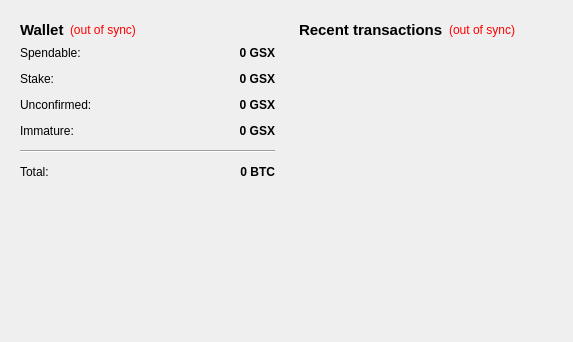
<?xml version="1.0" encoding="UTF-8"?>
<ui version="4.0">
 <class>OverviewPage</class>
 <widget class="QWidget" name="OverviewPage">
  <property name="geometry">
   <rect>
    <x>0</x>
    <y>0</y>
    <width>573</width>
    <height>342</height>
   </rect>
  </property>
  <property name="windowTitle">
   <string>Form</string>
  </property>
  <layout class="QHBoxLayout" name="horizontalLayout" stretch="1,1">
   <item>
    <layout class="QVBoxLayout" name="verticalLayout_2">
     <item>
      <widget class="QWidget" name="widget" native="true">
       <layout class="QVBoxLayout" name="verticalLayout_4">
        <item>
         <layout class="QHBoxLayout" name="horizontalLayout_4">
          <item>
           <widget class="QLabel" name="label_5">
            <property name="font">
             <font>
              <pointsize>11</pointsize>
              <weight>75</weight>
              <bold>true</bold>
             </font>
            </property>
            <property name="text">
             <string>Wallet</string>
            </property>
           </widget>
          </item>
          <item>
           <widget class="QLabel" name="labelWalletStatus">
            <property name="toolTip">
             <string>The displayed information may be out of date. Your wallet automatically synchronizes with the Glowshares network after a connection is established, but this process has not completed yet.</string>
            </property>
            <property name="styleSheet">
             <string notr="true">QLabel { color: red; }</string>
            </property>
            <property name="text">
             <string notr="true">(out of sync)</string>
            </property>
            <property name="alignment">
             <set>Qt::AlignLeading|Qt::AlignLeft|Qt::AlignVCenter</set>
            </property>
           </widget>
          </item>
          <item>
           <spacer name="horizontalSpacer_2">
            <property name="orientation">
             <enum>Qt::Horizontal</enum>
            </property>
            <property name="sizeHint" stdset="0">
             <size>
              <width>40</width>
              <height>20</height>
             </size>
            </property>
           </spacer>
          </item>
         </layout>
        </item>
        <item>
         <layout class="QFormLayout" name="formLayout_2">
          <property name="fieldGrowthPolicy">
           <enum>QFormLayout::AllNonFixedFieldsGrow</enum>
          </property>
          <property name="horizontalSpacing">
           <number>12</number>
          </property>
          <property name="verticalSpacing">
           <number>12</number>
          </property>
          <item row="0" column="0">
           <widget class="QLabel" name="label">
            <property name="text">
             <string>Spendable:</string>
            </property>
           </widget>
          </item>
          <item row="0" column="1">
           <widget class="QLabel" name="labelBalance">
            <property name="font">
             <font>
              <weight>75</weight>
              <bold>true</bold>
             </font>
            </property>
            <property name="cursor">
             <cursorShape>IBeamCursor</cursorShape>
            </property>
            <property name="toolTip">
             <string>Your current spendable balance</string>
            </property>
            <property name="text">
             <string notr="true">0 GSX</string>
            </property>
            <property name="alignment">
             <set>Qt::AlignRight|Qt::AlignTrailing|Qt::AlignVCenter</set>
            </property>
            <property name="textInteractionFlags">
             <set>Qt::LinksAccessibleByMouse|Qt::TextSelectableByKeyboard|Qt::TextSelectableByMouse</set>
            </property>
           </widget>
          </item>
          <item row="1" column="0">
           <widget class="QLabel" name="label_6">
            <property name="text">
             <string>Stake:</string>
            </property>
           </widget>
          </item>
          <item row="1" column="1">
           <widget class="QLabel" name="labelStake">
            <property name="font">
             <font>
              <weight>75</weight>
              <bold>true</bold>
             </font>
            </property>
            <property name="cursor">
             <cursorShape>IBeamCursor</cursorShape>
            </property>
            <property name="toolTip">
             <string>Total of coins that was staked, and do not yet count toward the current balance</string>
            </property>
            <property name="text">
             <string notr="true">0 GSX</string>
            </property>
            <property name="alignment">
             <set>Qt::AlignRight|Qt::AlignTrailing|Qt::AlignVCenter</set>
            </property>
            <property name="textInteractionFlags">
             <set>Qt::LinksAccessibleByMouse|Qt::TextSelectableByKeyboard|Qt::TextSelectableByMouse</set>
            </property>
           </widget>
          </item>
          <item row="2" column="0">
           <widget class="QLabel" name="label_3">
            <property name="text">
             <string>Unconfirmed:</string>
            </property>
           </widget>
          </item>
          <item row="2" column="1">
           <widget class="QLabel" name="labelUnconfirmed">
            <property name="font">
             <font>
              <weight>75</weight>
              <bold>true</bold>
             </font>
            </property>
            <property name="cursor">
             <cursorShape>IBeamCursor</cursorShape>
            </property>
            <property name="toolTip">
             <string>Total of transactions that have yet to be confirmed, and do not yet count toward the current balance</string>
            </property>
            <property name="text">
             <string notr="true">0 GSX</string>
            </property>
            <property name="alignment">
             <set>Qt::AlignRight|Qt::AlignTrailing|Qt::AlignVCenter</set>
            </property>
            <property name="textInteractionFlags">
             <set>Qt::LinksAccessibleByMouse|Qt::TextSelectableByKeyboard|Qt::TextSelectableByMouse</set>
            </property>
           </widget>
          </item>
          <item row="3" column="0">
           <widget class="QLabel" name="labelImmatureText">
            <property name="text">
             <string>Immature:</string>
            </property>
           </widget>
          </item>
          <item row="3" column="1">
           <widget class="QLabel" name="labelImmature">
            <property name="font">
             <font>
              <weight>75</weight>
              <bold>true</bold>
             </font>
            </property>
            <property name="toolTip">
             <string>Mined balance that has not yet matured</string>
            </property>
            <property name="text">
             <string notr="true">0 GSX</string>
            </property>
            <property name="alignment">
             <set>Qt::AlignRight|Qt::AlignTrailing|Qt::AlignVCenter</set>
            </property>
            <property name="textInteractionFlags">
             <set>Qt::LinksAccessibleByMouse|Qt::TextSelectableByKeyboard|Qt::TextSelectableByMouse</set>
            </property>
           </widget>
          </item>
          <item row="4" column="0" colspan="2">
           <widget class="Line" name="line">
            <property name="orientation">
             <enum>Qt::Horizontal</enum>
            </property>
           </widget>
          </item>
          <item row="5" column="0">
           <widget class="QLabel" name="labelTotalText">
            <property name="text">
             <string>Total:</string>
            </property>
           </widget>
          </item>
          <item row="5" column="1">
           <widget class="QLabel" name="labelTotal">
            <property name="font">
             <font>
              <weight>75</weight>
              <bold>true</bold>
             </font>
            </property>
            <property name="cursor">
             <cursorShape>IBeamCursor</cursorShape>
            </property>
            <property name="toolTip">
             <string>Your current total balance</string>
            </property>
            <property name="text">
             <string notr="true">0 BTC</string>
            </property>
            <property name="alignment">
             <set>Qt::AlignRight|Qt::AlignTrailing|Qt::AlignVCenter</set>
            </property>
            <property name="textInteractionFlags">
             <set>Qt::LinksAccessibleByMouse|Qt::TextSelectableByKeyboard|Qt::TextSelectableByMouse</set>
            </property>
           </widget>
          </item>
         </layout>
        </item>
       </layout>
      </widget>
     </item>
     <item>
      <spacer name="verticalSpacer">
       <property name="orientation">
        <enum>Qt::Vertical</enum>
       </property>
       <property name="sizeHint" stdset="0">
        <size>
         <width>20</width>
         <height>40</height>
        </size>
       </property>
      </spacer>
     </item>
    </layout>
   </item>
   <item>
    <layout class="QVBoxLayout" name="verticalLayout_3">
     <item>
      <widget class="QWidget" name="widget_2" native="true">
       <layout class="QVBoxLayout" name="verticalLayout">
        <item>
         <layout class="QHBoxLayout" name="horizontalLayout_2">
          <item>
           <widget class="QLabel" name="label_4">
            <property name="font">
             <font>
              <pointsize>11</pointsize>
              <weight>75</weight>
              <bold>true</bold>
             </font>
            </property>
            <property name="text">
             <string>&lt;b&gt;Recent transactions&lt;/b&gt;</string>
            </property>
           </widget>
          </item>
          <item>
           <widget class="QLabel" name="labelTransactionsStatus">
            <property name="toolTip">
             <string>The displayed information may be out of date. Your wallet automatically synchronizes with the Glowshares network after a connection is established, but this process has not completed yet.</string>
            </property>
            <property name="styleSheet">
             <string notr="true">QLabel { color: red; }</string>
            </property>
            <property name="text">
             <string notr="true">(out of sync)</string>
            </property>
            <property name="alignment">
             <set>Qt::AlignRight|Qt::AlignTrailing|Qt::AlignVCenter</set>
            </property>
           </widget>
          </item>
          <item>
           <spacer name="horizontalSpacer">
            <property name="orientation">
             <enum>Qt::Horizontal</enum>
            </property>
            <property name="sizeHint" stdset="0">
             <size>
              <width>40</width>
              <height>20</height>
             </size>
            </property>
           </spacer>
          </item>
         </layout>
        </item>
        <item>
         <widget class="QListView" name="listTransactions">
          <property name="styleSheet">
           <string notr="true">QListView { background: transparent; }</string>
          </property>
          <property name="frameShape">
           <enum>QFrame::NoFrame</enum>
          </property>
          <property name="verticalScrollBarPolicy">
           <enum>Qt::ScrollBarAlwaysOff</enum>
          </property>
          <property name="horizontalScrollBarPolicy">
           <enum>Qt::ScrollBarAlwaysOff</enum>
          </property>
          <property name="selectionMode">
           <enum>QAbstractItemView::NoSelection</enum>
          </property>
         </widget>
        </item>
       </layout>
      </widget>
     </item>
    </layout>
   </item>
  </layout>
 </widget>
 <resources/>
 <connections/>
</ui>
